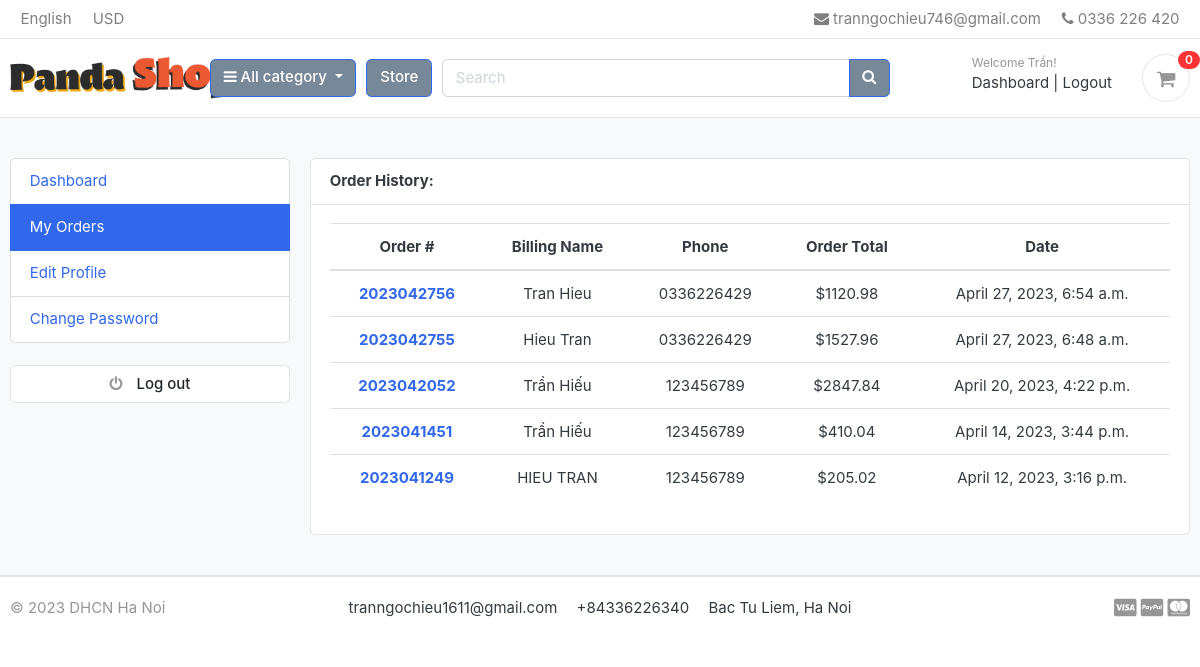
/accounts/my_orders/ (signed in), run on an earlier commit of the app's database.
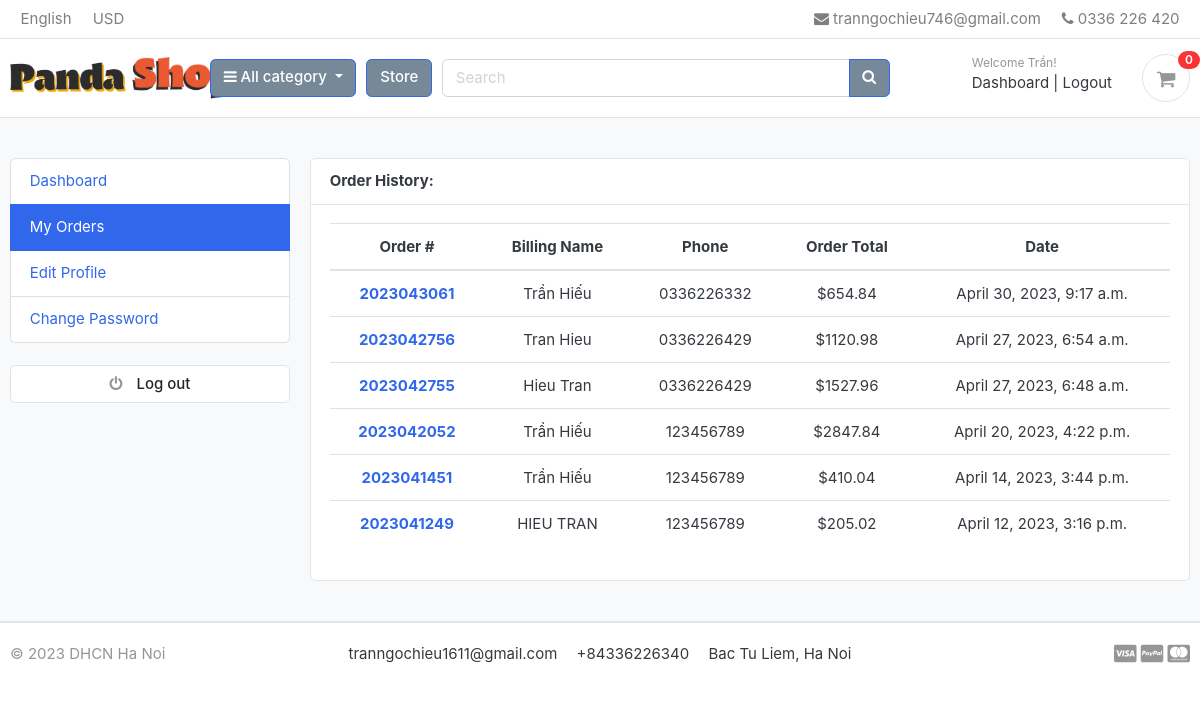
And on a later commit of the database.
### orders/models.py (models this page shows, shortened)
class Order(models.Model):
    STATUS = (
        ('New', 'New'),
        ('Accepted', 'Accepted'),
        ('Completed', 'Completed'),
        ('Cancelled', 'Cancelled'),
    )
    user = models.ForeignKey(Account, on_delete=models.SET_NULL, null=True)
    payment = models.ForeignKey(Payment, on_delete=models.SET_NULL, blank=True, null=True)
    order_number = models.CharField(max_length=20)
    first_name = models.CharField(max_length=50)
    last_name = models.CharField(max_length=50)
    phone = models.CharField(max_length=15)
    email = models.EmailField(max_length=50)
    address_line_1 = models.CharField(max_length=50)
    address_line_2 = models.CharField(max_length=50, blank=True)
    country = models.CharField(max_length=50)
    state = models.CharField(max_length=50)
    city = models.CharField(max_length=50)
    order_note = models.CharField(max_length=100, blank=True)
    order_total = models.FloatField()
    tax = models.FloatField()
    status = models.CharField(max_length=10, choices=STATUS, default='New')
    ip = models.CharField(blank=True, max_length=20)
    is_ordered = models.BooleanField(default=False)
    created_at = models.DateTimeField(auto_now_add=True)
    updated_at = models.DateTimeField(auto_now=True)
    def full_name(self):
        return f'{self.first_name} {self.last_name}'

### accounts/views.py (the view)
# urls.py: path('my_orders/', views.my_orders, name="my_orders"),
@login_required(login_url = 'login')
def my_orders(request):
    orders = Order.objects.filter(user=request.user, is_ordered=True).order_by('-created_at')
    context = {
        'orders': orders,
    }
    return render(request, 'accounts/my_orders.html', context)

### carts/context_processors.py (called while the page is built)
def counter(request):
    cart_count = 0
    if 'admin' in request.path:
        return {}
    else:
        try:
            cart = Cart.objects.filter(cart_id=_cart_id(request))
            if request.user.is_authenticated:
                cart_items = CartItem.objects.all().filter(user=request.user)
            else:
                cart_items = CartItem.objects.all().filter(cart=cart[:1])
            for cart_item in cart_items:
                cart_count += cart_item.quantity
        except Cart.DoesNotExist:
            cart_count = 0
    return dict(cart_count=cart_count)

### carts/views.py (called while the page is built)
def _cart_id(request):
    cart = request.session.session_key
    if not cart:
        cart = request.session.create()
    return cart

### category/context_processors.py (called while the page is built)
def menu_links(request):
    links = Category.objects.all()
    return dict(links=links)

### category/models.py (called while the page is built)
    def get_url(self):
        return reverse('product_by_category', args=[self.slug])

### Template/accounts/my_orders.html (shortened to what this page needs)
{% extends 'base.html' %}
{% load static %}
{% block content %}
<section class="section-conten padding-y bg">
    <div class="container">
        <div class="row">
        {% include 'includes/dashboard_sidebar.html' %}
        <main class="col-md-9">
            <article class="card">
            <header class="card-header">
                <strong class="d-inline-block mr-3">Order History:</strong>
            </header>
            <div class="card-body">
                <div class="row" style="text-align: center;">
                    <div class="col-md-12">
                        <table class="table table-hover">
                            <thead>
                                <tr>
                                    <th scope="col">Order #</th>
                                    <th scope="col">Billing Name</th>
                                    <th scope="col">Phone</th>
                                    <th scope="col">Order Total</th>
                                    <th scope="col">Date</th>
                                </tr>
                            </thead>
                            <tbody>
                            {% for order in orders %}
                                <tr>
                                    <th scope="row"><a href="{% url 'order_detail' order.order_number %}">{{ order.order_number }}</a></th>
                                    <td>{{ order.full_name }}</td>
                                    <td>{{ order.phone }}</td>
                                    <td>${{ order.order_total }}</td>
                                    <td>{{ order.created_at }}</td>
                                </tr>
                            {% endfor %}
                            </tbody>
                          </table>
                    </div>
                </div>
            </div>
            </article>
        </main>
    </div>
    </div>
</section>
{% endblock %}

What changed in the data, as far as the page shows it:
added Order: order_number "2023043061", full_name "Trần Hiếu", phone "0336226332", order_total "654.84", created_at "April 30, 2023, 9:17 a.m."
